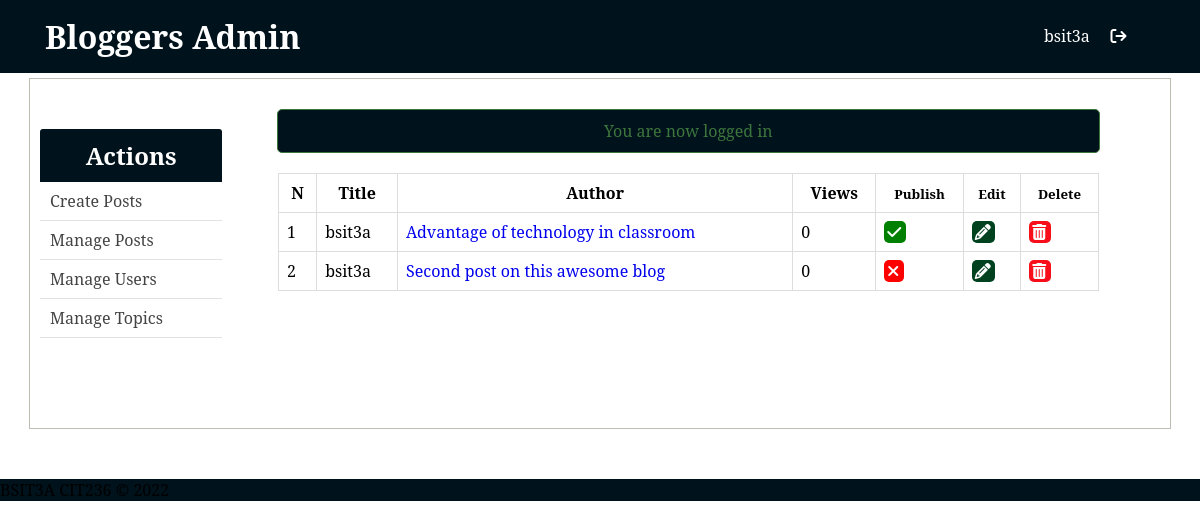
The page /blog/admin/posts.php (signed in) on the database as committed earlier.
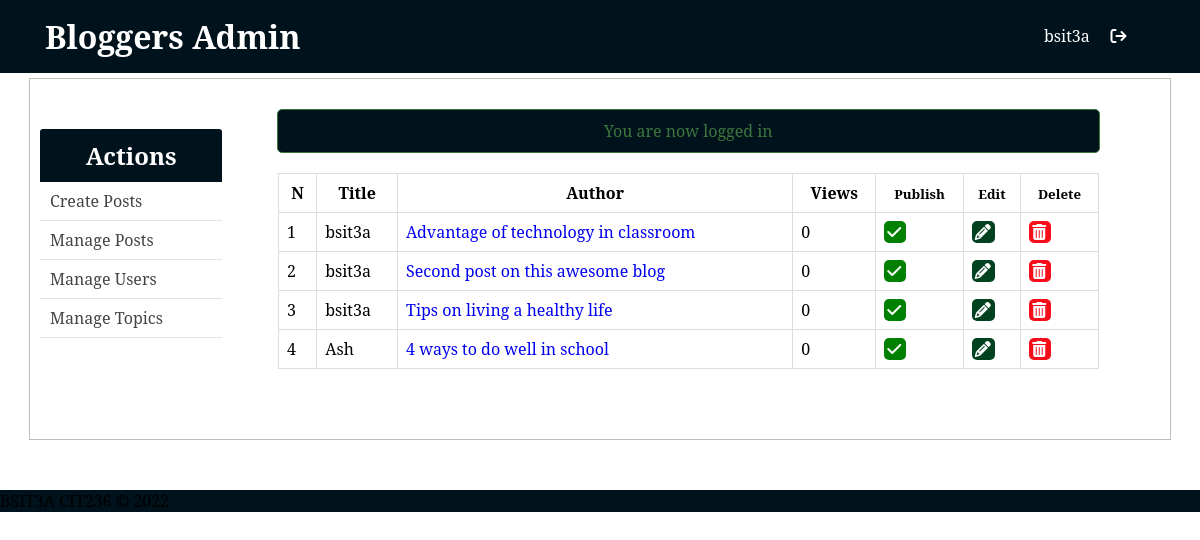
The same page on the database as committed later.
### tables this page shows
CREATE TABLE `posts` (
  `id` int(11) NOT NULL,
  `user_id` int(11) DEFAULT NULL,
  `title` varchar(255) NOT NULL,
  `slug` varchar(255) NOT NULL,
  `views` int(11) NOT NULL DEFAULT 0,
  `image` longblob DEFAULT NULL,
  `body` text NOT NULL,
  `published` tinyint(1) NOT NULL,
  `created_at` timestamp NOT NULL DEFAULT current_timestamp() ON UPDATE current_timestamp(),
  `updated_at` timestamp NOT NULL DEFAULT '0000-00-00 00:00:00'
);

### blog/admin/includes/post_functions.php (called while the page is built, shortened)
<?php
function getAllPosts()
{
	global $conn;
	if ($_SESSION['user']['role'] == "Admin") {
		$sql = "SELECT * FROM posts";
	} elseif ($_SESSION['user']['role'] == "Author") {
		$user_id = $_SESSION['user']['id'];
		$sql = "SELECT * FROM posts WHERE user_id=$user_id";
	}
	$result = mysqli_query($conn, $sql);
	$posts = mysqli_fetch_all($result, MYSQLI_ASSOC);
	$final_posts = array();
	foreach ($posts as $post) {
		$post['author'] = getPostAuthorById($post['user_id']);
		array_push($final_posts, $post);
	}
	return $final_posts;
}
function getPostAuthorById($user_id)
{
	global $conn;
	$sql = "SELECT username FROM users WHERE id=$user_id";
	$result = mysqli_query($conn, $sql);
	if ($result) {
		return mysqli_fetch_assoc($result)['username'];
	} else {
		return null;
	}
}
?>

### blog/admin/posts.php (the view, shortened to what this page needs)
<?php  include('../config.php'); ?>
<?php  include(ROOT_PATH . '/admin/includes/post_functions.php'); ?>
<?php include(ROOT_PATH . '/admin/includes/head_section.php'); ?>
<?php $posts = getAllPosts(); ?>
</head>
<body>
	<?php include(ROOT_PATH . '/admin/includes/navbar.php') ?>
	<div class="container content">
		<?php include(ROOT_PATH . '/admin/includes/menu.php') ?>
		<div class="table-div"  style="width: 80%;">
			<?php include(ROOT_PATH . '/includes/messages.php') ?>
			<?php if (empty($posts)): ?>
				<h1 style="text-align: center; margin-top: 20px;">No posts in the database.</h1>
			<?php else: ?>
				<table class="table">
						<thead>
						<th>N</th>
						<th>Title</th>
						<th>Author</th>
						<th>Views</th>
						<?php if ($_SESSION['user']['role'] == "Admin"): ?>
							<th><small>Publish</small></th>
						<?php endif ?>
						<th><small>Edit</small></th>
						<th><small>Delete</small></th>
					</thead>
					<tbody>
					<?php foreach ($posts as $key => $post): ?>
						<tr>
							<td><?php echo $key + 1; ?></td>
							<td><?php echo $post['author']; ?></td>
							<td>
								<a 	target="_blank"
								href="<?php echo BASE_URL . 'single_post.php?post-slug=' . $post['slug'] ?>">
									<?php echo $post['title']; ?>
								</a>
							</td>
							<td><?php echo $post['views']; ?></td>
							<?php if ($_SESSION['user']['role'] == "Admin" ): ?>
								<td>
								<?php if ($post['published'] == true): ?>
									<a class="fa fa-check btn unpublish"
										href="posts.php?unpublish=<?php echo $post['id'] ?>">
									</a>
								<?php else: ?>
									<a class="fa fa-times btn publish"
										href="posts.php?publish=<?php echo $post['id'] ?>">
									</a>
								<?php endif ?>
								</td>
							<?php endif ?>
							<td>
								<a class="fa fa-pencil btn edit"
									href="create_post.php?edit-post=<?php echo $post['id'] ?>">
								</a>
							</td>
							<td>
								<a  class="fa fa-trash btn delete"
									href="create_post.php?delete-post=<?php echo $post['id'] ?>">
								</a>
							</td>
						</tr>
					<?php endforeach ?>
					</tbody>
				</table>
			<?php endif ?>
		</div>
	</div>
	<?php include( ROOT_PATH . '/includes/footer.php') ?>
</body>
</html>

Rows that differ between the two databases and show on the page:
changed posts "Second post on this awesome blog": published 0 → 1 (drawn)
added posts: author "bsit3a", title "Tips on living a healthy life", views "0"
added posts: author "Ash", title "4 ways to do well in school", views "0"
